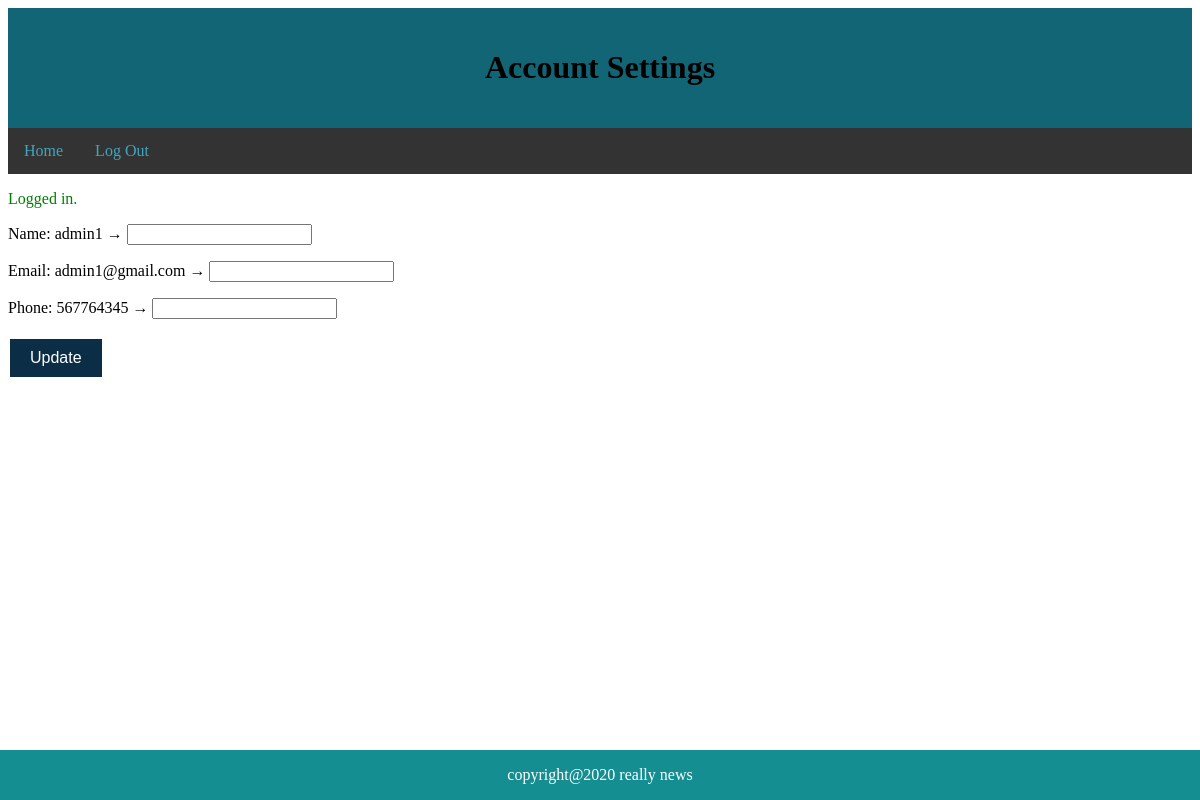
Page /settings-admin.php (signed in) on the committed database.
### tables this page shows
CREATE TABLE `user` (
  `user_id` int(11) NOT NULL,
  `name` varchar(255) DEFAULT NULL,
  `email` varchar(255) DEFAULT NULL,
  `phone` int(11) DEFAULT NULL,
  `password` varchar(255) DEFAULT NULL,
  `role` int(11) DEFAULT NULL
);

### settings-admin.php (the view, shortened to what this page needs)
<?php
require_once "mysqli.php";
$email=$_SESSION['account'];
try{
  $stmt = $mysqli->query("SELECT * FROM USER WHERE email = '".$email."'");
  $row = $stmt->fetch_assoc();
   $n = htmlentities($row['name']);
   $e = htmlentities($row['email']);
   $ph = htmlentities($row['phone']);
 }catch(Exception $ex){
   echo("Exception message: ". $ex->getMessage());
   header("Location: settings-em.php");
   return;
 }
 ?>
<!DOCTYPE html>
<html lang="en" dir="ltr">
<head>
</head>
<body>
<link rel="stylesheet" type="text/css" href="style.css">
<div class="header">
<h1>Account Settings</h1>
</div>
<div class="sticky">
<div class="topnav">
<a href="admin-home.php">Home</a>
<a href="login.php">Log Out</a>
</div>
</div>
<div class="footer">
<p>copyright@2020 really news</p>
</div>
<?php
  if ( isset($_SESSION["success"]) ) {
      echo('<p style="color:green">'.$_SESSION["success"]."</p>\n");
  }
  else if ( isset($_SESSION["error"]) ) {
      echo('<p style="color:red">'.$_SESSION["error"]."</p>\n");
      unset($_SESSION["error"]);
  }
?>
  <form method="post">
  <p>Name: <?=htmlentities($n)?> &rarr;
  <input type="text" name="name"></p>
  <p>Email: <?=htmlentities($e)?> &rarr;
  <input type="text" name="email"></p>
  <p>Phone: <?=htmlentities($ph)?> &rarr;
  <input type="text" name="phone"></p>
  <input type="submit" class="button" name="Update" value="Update">
  </form>
</body>
</html>

### style.css (style rules this page uses)
.header { background-color: #126574; text-align: center; padding: 20px; }
.topnav { overflow: hidden; background-color: #333; }
.topnav a { float: left; display: block; color: #42a6be; text-align: center; padding: 14px 16px; text-decoration: none; }
.footer { position: fixed; left: 0; bottom: 0; width: 100%; background-color: rgb(21, 142, 146); color: white; text-align: center; }
div.sticky { position: -webkit-sticky; position: sticky; top: 0; }
.button { background-color: #0b2e46; border: none; color: white; padding: 10px 20px; text-align: center; text-decoration: none; display: inline-block; font-size: 16px; margin: 4px 2px; cursor: pointer; }

### rows in the picture
user: name "admin1", email "admin1@gmail.com", phone "567764345"

### other values in the picture
$_SESSION["success"] "Logged in."
